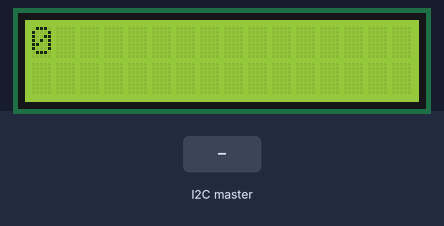
Bench run of a sketch on a simulated Arduino Uno, built for the host (arithmetic inside an expression is 32-bit, double 64-bit). On the bench: 16×2 character LCD. Inputs (shaded band) come from the test bench.

Above: at 1.2 s.
1.3 s: the I2C master sends the byte 1
At 1.6 s:
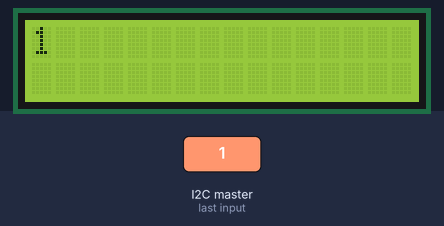
2.8 s: the I2C master sends the byte 2
At 4.0 s:
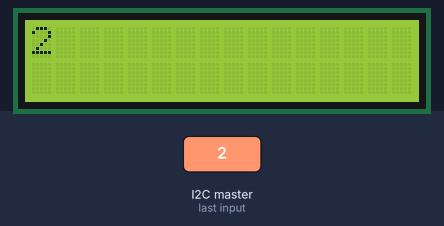
Timing chart, 0 to 5.8 s (numbered marks = the images above; inputs shaded):
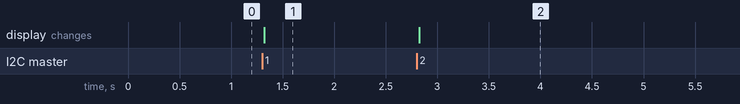

The sketch:

i2c_receiver_n_i2c_display.ino
```cpp
#include <Wire.h>
#include <LiquidCrystal_I2C.h>
#define addr 0x14

LiquidCrystal_I2C lcd(0x27, 16, 2);

int data=0;

void xuli(int howMany) {
  data=(int)Wire1.read();
  lcd.clear();
  lcd.setCursor(0,0);
  lcd.print(data);
}

void setup() {
  Wire.begin();
  Wire1.begin(addr,18,19,100000);
  lcd.init();
  lcd.backlight();
  lcd.clear();
  lcd.setCursor(0,0);
  lcd.print(data);
  Wire1.onReceive (xuli);
}

void loop() {
}
```

Measured:
- after the input at 1.3 s, the display: changes at once (image 1)
- after the input at 2.8 s, the display: changes at once (image 2)
